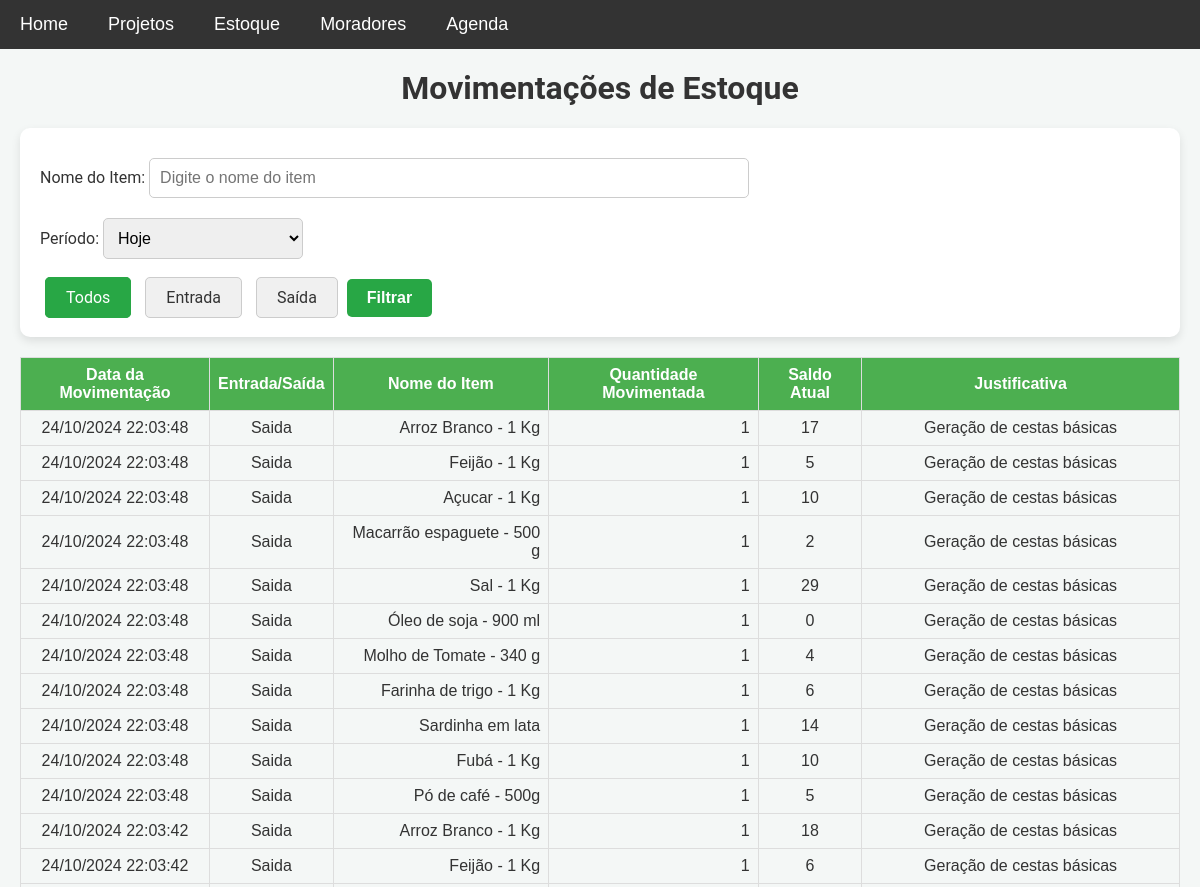
Page /movimentacoes (upper part) on the earlier database version.
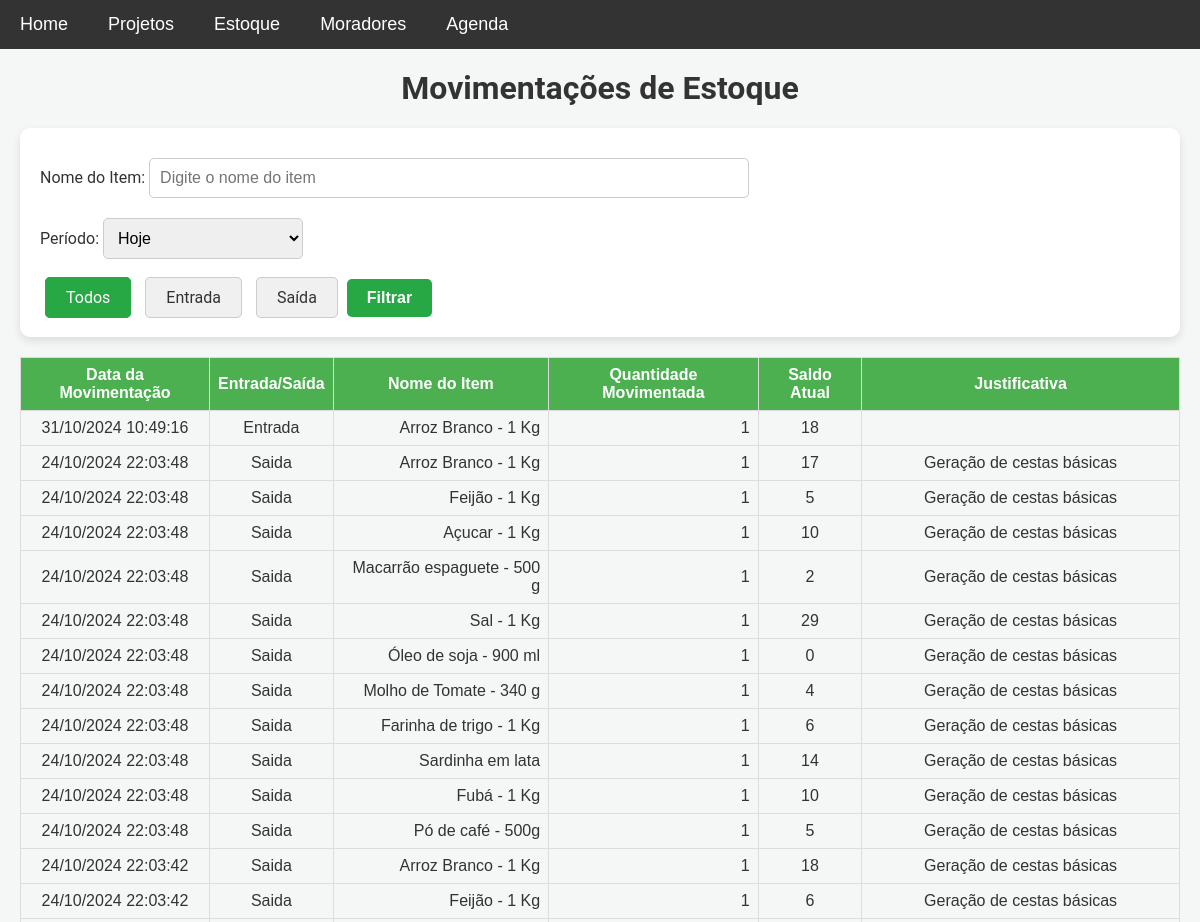
Same page on the later database version.
### models.py (models this page shows)
class MovimentacaoEstoque(db.Model):
    __table_args__ = {'extend_existing': True}
    id = db.Column(db.Integer, primary_key=True)
    item_id = db.Column(db.Integer, db.ForeignKey('item.id'), nullable=False)
    tipo_movimentacao = db.Column(db.String(10), nullable=False)  # 'entrada' ou 'saida'
    quantidade = db.Column(db.Integer, nullable=False)
    data_hora = db.Column(db.DateTime, default=datetime.utcnow)  # Mantém em UTC para operações globais
    justificativa = db.Column(db.String(255), nullable=True, default='')  # Define string vazia como padrão
    saldo_atual = db.Column(db.Integer, nullable=False)  # Adiciona o campo saldo atual
    item = db.relationship('Item', backref=db.backref('movimentacoes', lazy=True))

class Item(db.Model):
    __table_args__ = {'extend_existing': True}  # Estende a tabela existente ao invés de tentar recriá-la
    id = db.Column(db.Integer, primary_key=True)
    nome = db.Column(db.String(100), nullable=False)
    descricao = db.Column(db.Text, nullable=False)
    categoria = db.Column(db.String(50), nullable=False)
    quantidade = db.Column(db.Integer, nullable=False, default=0)
    preco = db.Column(db.Float, nullable=False)

### app.py (the view, shortened to what this page needs)
@app.route('/movimentacoes', methods=['GET'])
def movimentacoes_estoque():
    periodo = request.args.get('periodo')  # Filtro de período
    tipo_movimentacao = request.args.get('tipo_movimentacao', 'todos')
    nome_item = request.args.get('nome_item', '').strip()
    query = MovimentacaoEstoque.query.join(Item)
    hoje = datetime.now(tz).date()  # Data de hoje no fuso horário definido
    if periodo == 'hoje':
        query = query.filter(db.func.date(MovimentacaoEstoque.data_hora) == hoje)
    elif periodo == 'semana':
        inicio_semana = hoje - timedelta(days=hoje.weekday())
        query = query.filter(MovimentacaoEstoque.data_hora >= inicio_semana)
    elif periodo == 'mes':
        query = query.filter(
            db.extract('month', MovimentacaoEstoque.data_hora) == hoje.month,
            db.extract('year', MovimentacaoEstoque.data_hora) == hoje.year
        )
    elif periodo == 'ano':
        query = query.filter(db.extract('year', MovimentacaoEstoque.data_hora) == hoje.year)
    elif periodo == 'ultimos_30_dias':
        ultimos_30_dias = hoje - timedelta(days=30)
        query = query.filter(MovimentacaoEstoque.data_hora >= ultimos_30_dias)
    elif periodo == 'ultimos_12_meses':
        ultimos_12_meses = hoje.replace(year=hoje.year - 1)
        query = query.filter(MovimentacaoEstoque.data_hora >= ultimos_12_meses)
    if tipo_movimentacao in ['entrada', 'saida']:
        query = query.filter(MovimentacaoEstoque.tipo_movimentacao == tipo_movimentacao)
    movimentacoes = query.order_by(MovimentacaoEstoque.data_hora.desc()).all()
    if nome_item:
        nome_item_normalizado = remover_acentos(nome_item).lower()
        movimentacoes = [
            m for m in movimentacoes
            if remover_acentos(m.item.nome).lower().find(nome_item_normalizado) != -1
        ]
    return render_template('movimentacoes.html', movimentacoes=movimentacoes, tz=tz)

### templates/movimentacoes.html (shortened to what this page needs)
{% extends 'base.html' %}
{% block content %}
<h1>Movimentações de Estoque</h1>
<form method="GET" action="{{ url_for('movimentacoes_estoque') }}">
    <div class="search-bar">
        <label for="nome_item">Nome do Item:</label>
        <input type="text" name="nome_item" id="nome_item" placeholder="Digite o nome do item"
            value="{{ request.args.get('nome_item', '') }}">
    </div>
    <label for="periodo">Período:</label>
    <select name="periodo" id="periodo">
        <option value="hoje" {% if request.args.get('periodo')=='hoje' %}selected{% endif %}>Hoje</option>
    </select>
    <div class="radio-buttons">
        <label for="todos" class="btn-filter">Todos</label>
        <label for="entrada" class="btn-filter">Entrada</label>
        <label for="saida" class="btn-filter">Saída</label>
        <button type="submit" id="filtrar">Filtrar</button>
    </div>
</form>
<table class="estoque-table">
    <thead>
        <tr>
            <th>Data da Movimentação</th>
            <th>Entrada/Saída</th>
            <th>Nome do Item</th>
            <th>Quantidade Movimentada</th>
            <th>Saldo Atual</th>
            <th>Justificativa</th>
        </tr>
    </thead>
    <tbody>
        {% for movimentacao in movimentacoes %}
        <tr>
            <td>{{ movimentacao.data_hora.astimezone(tz).strftime('%d/%m/%Y %H:%M:%S') }}</td>
            <td>{{ movimentacao.tipo_movimentacao | capitalize }}</td>
            <td>{{ movimentacao.item.nome }}</td>
            <td>{{ movimentacao.quantidade }}</td>
            <td>{{ movimentacao.saldo_atual }}</td>
            <td>{{ movimentacao.justificativa }}</td>
        </tr>
        {% endfor %}
    </tbody>
</table>
{% endblock %}

Differences in the rows shown:
added MovimentacaoEstoque: data_hora.astimezone "31/10/2024 10:49:16", tipo_movimentacao "Entrada", item.nome "Arroz Branco - 1 Kg", quantidade "1", saldo_atual "18"
